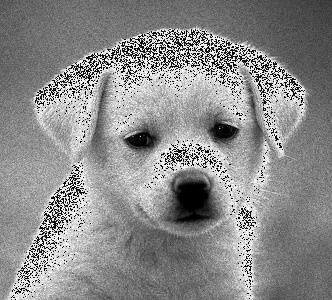
#> input picture images/speckle_noise.jpg, 332 x 300 px
$ python get_errors.py
#> lines starting #> are read from the running program, lines starting #| are printed output that depends on the picture; long printed decimals are rounded
### denoise_images.py
import numpy as np
import pywt
import cv2

def madev(d, axis=None):
    """ Mean absolute deviation of a signal """
    return np.mean(np.absolute(d - np.mean(d, axis)), axis)

def wavelet_denoising(image, wavelet='db4', level=5):
    coeffs = pywt.wavedec2(image, wavelet, mode='per', level=level)
    sigma = (1/0.6745) * madev(coeffs[-1][0])
    uthresh = sigma * np.sqrt(2 * np.log(image.size))

    # sigma = (1/0.6745) * madev(coeffs[-1][-1])  # Use the detail coefficients for estimation
    # uthresh = sigma * np.sqrt(2 * np.log(np.product(image.shape)))

    new_coeffs = [coeffs[0]] + [tuple(pywt.threshold(detail, value=uthresh, mode='hard') for detail in level) for level in coeffs[1:]]
    denoised_image = pywt.waverec2(new_coeffs, wavelet, mode='per')
    return denoised_image #np.clip(denoised_image, 0, 255).astype('uint8')

def gaussian_denoise(image, kernel_size=5, sigma=1.5):
    # Apply Gaussian blur to the image
    denoised_image = cv2.GaussianBlur(image, (kernel_size, kernel_size), sigma)
    return denoised_image

noisy_image = cv2.imread('images/speckle_noise.jpg', cv2.IMREAD_GRAYSCALE)
#> noisy_image is the input picture: shape (300, 332); min 0, max 255, mean 139
denoised_image_wavelet = wavelet_denoising(noisy_image)
#> in wavelet_denoising, `coeffs = pywt.wavedec2(image, wavelet, mode='per', level=level)`: coeffs = 6 items
#> in wavelet_denoising, `sigma = (1/0.6745) * madev(coeffs[-1][0])`: sigma = 38.08
#> in wavelet_denoising, `uthresh = sigma * np.sqrt(2 * np.log(image.size))`: uthresh = 182.7
#> in wavelet_denoising, `new_coeffs = [coeffs[0]] + [tuple(pywt.threshold(detail, value=uthresh..`: new_coeffs = 6 items
cv2.imwrite('denoised_images/speckle_noise_wavelet_denoise.jpg', denoised_image_wavelet)
denoised_image_gaussian = gaussian_denoise(noisy_image)
cv2.imwrite('denoised_images/speckle_noise_gaussian_denoise.jpg', denoised_image_gaussian)

noisy_image = cv2.imread('images/gaussian_noise.jpg', cv2.IMREAD_GRAYSCALE)
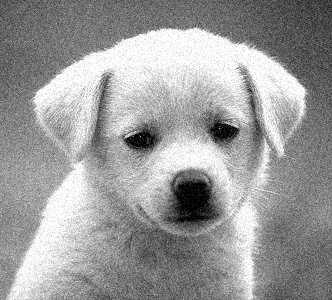
#> input picture images/gaussian_noise.jpg, 332 x 300 px
#> noisy_image is the input picture: shape (300, 332); min 0, max 255, mean 154.7
denoised_image_wavelet = wavelet_denoising(noisy_image)
cv2.imwrite('denoised_images/gaussian_noise_wavelet_denoise.jpg', denoised_image_wavelet)
denoised_image_gaussian = gaussian_denoise(noisy_image)
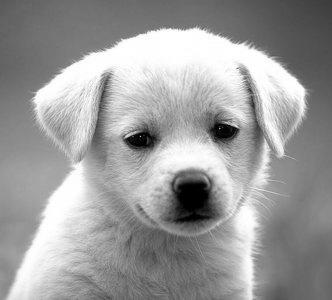
#> input picture images/original.jpg, 332 x 300 px
#> in calculate_metrics_for_denoised_images, original_image is the input picture: shape (300, 332); min 0, max 255, mean 155.7
cv2.imwrite('denoised_images/gaussian_noise_gaussian_denoise.jpg', denoised_image_gaussian)

### denoise_pm.py
import numpy as np

def F1(dt, K):
    return np.exp(-1 * (np.power(dt, 2)) / (np.power(K, 2)))

def F2(dt, K):
    func = 1 / (1 + ((dt/K)**2))
    return func

def anisodiff_f1(img, steps, K, del_t=0.25):
#> called with steps = 100, K = 0.1, del_t = 0.25
    upgrade_img = np.zeros(img.shape, dtype=img.dtype)
    for t in range(steps):
        dn = img[:-2, 1:-1] - img[1:-1, 1:-1]
        ds = img[2:, 1:-1] - img[1:-1, 1:-1]
        de = img[1:-1, 2:] - img[1:-1, 1:-1]
        dw = img[1:-1, :-2] - img[1:-1, 1:-1]
        upgrade_img[1:-1, 1:-1] = img[1:-1, 1:-1] + del_t * (
            F1(dn, K) * dn + F1(ds, K) * ds + F1(de, K) * de + F1(dw, K) * dw)
        img = upgrade_img
    return img

def anisodiff_f2(img, steps, K, del_t=0.25):
#> called with steps = 50, K = 4, del_t = 0.25
    upgrade_img = np.zeros(img.shape, dtype=img.dtype)
    for t in range(steps):
        dn = img[:-2, 1:-1] - img[1:-1, 1:-1]
        ds = img[2:, 1:-1] - img[1:-1, 1:-1]
        de = img[1:-1, 2:] - img[1:-1, 1:-1]
        dw = img[1:-1, :-2] - img[1:-1, 1:-1]
        upgrade_img[1:-1, 1:-1] = img[1:-1, 1:-1] + del_t * (
            F2(dn, K) * dn + F2(ds, K) * ds + F2(de, K) * de + F2(dw, K) * dw)
        img = upgrade_img
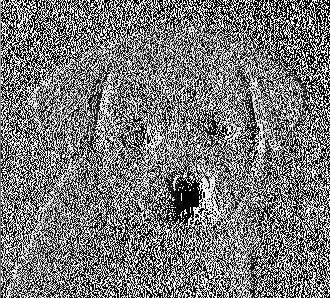
#> dw: shape (298, 330); min 0, max 255, mean 119.7
    return img

### get_errors.py
import numpy as np
import cv2
import os
from denoise_images import wavelet_denoising, gaussian_denoise
from denoise_pm import anisodiff_f1, anisodiff_f2

def psnr(target, ref):
    mse = np.mean((target - ref) ** 2)
#> mse = 78.38
    if mse == 0:
        return float('inf')
    PIXEL_MAX = 255
    return 20 * np.log10(PIXEL_MAX / np.sqrt(mse))

def mse(target, ref):
    return np.mean((target - ref) ** 2)

def calculate_metrics_for_denoised_images(noisy_image_path, original_image_path, Kf1=0.1, stepsf1=100, Kf2=4, stepsf2=50, wavelet='db4', wavelet_level=5, kernel_size=9, sigma=0.1):
    noisy_image = cv2.imread(noisy_image_path, cv2.IMREAD_GRAYSCALE)
    original_image = cv2.imread(original_image_path, cv2.IMREAD_GRAYSCALE)

    # Apply Perona-Malik anisotropic diffusion
    denoised_image_pmf1 = anisodiff_f1(noisy_image, stepsf1, Kf1)
    denoised_image_pmf2 = anisodiff_f2(noisy_image, stepsf2, Kf2)
    psnr_pmf1 = psnr(original_image, denoised_image_pmf1)
#> psnr_pmf1 = 29.19
    mse_pmf1 = mse(original_image, denoised_image_pmf1)
#> mse_pmf1 = 78.38
    psnr_pmf2 = psnr(original_image, denoised_image_pmf2)
#> psnr_pmf2 = 29.46
    mse_pmf2 = psnr(original_image, denoised_image_pmf2)
#> mse_pmf2 = 29.46

    # Apply wavelet denoising
    denoised_image_wavelet = wavelet_denoising(noisy_image, wavelet, wavelet_level)
    psnr_wavelet = psnr(original_image, denoised_image_wavelet)
#> psnr_wavelet = 14.66
    mse_wavelet = mse(original_image, denoised_image_wavelet)
#> mse_wavelet = 2222.8

    # Apply Gaussian denoising
    denoised_image_gaussian = gaussian_denoise(noisy_image, kernel_size, sigma)
    psnr_gaussian = psnr(original_image, denoised_image_gaussian)
#> psnr_gaussian = 29.35
    mse_gaussian = mse(original_image, denoised_image_gaussian)
#> mse_gaussian = 75.61

    # Extract the base name for the noisy image to construct the denoised filenames
    base_noisy_image_name = os.path.splitext(os.path.basename(noisy_image_path))[0]

    # Save the denoised images with the respective method name appended
    denoised_image_pmf1_path = f'denoised_images/{base_noisy_image_name}_pm_f1.jpg'
    denoised_image_pmf2_path = f'denoised_images/{base_noisy_image_name}_pm_f2.jpg'
    denoised_image_wavelet_path = f'denoised_images/{base_noisy_image_name}_wavelet.jpg'
    denoised_image_gaussian_path = f'denoised_images/{base_noisy_image_name}_gaussian.jpg'

    cv2.imwrite(denoised_image_pmf1_path, denoised_image_pmf1)
    cv2.imwrite(denoised_image_pmf2_path, denoised_image_pmf2)
    cv2.imwrite(denoised_image_wavelet_path, denoised_image_wavelet)
    cv2.imwrite(denoised_image_gaussian_path, denoised_image_gaussian)

    # Return metrics
    return {
        'psnr_pmf1': psnr_pmf1,
        'psnr_pmf2': psnr_pmf2,
        'psnr_wavelet': psnr_wavelet,
        'psnr_gaussian': psnr_gaussian,
        'mse_pmf1': mse_pmf1,
        'mse_pmf2': mse_pmf2,
        'mse_wavelet': mse_wavelet,
        'mse_gaussian': mse_gaussian
    }

if __name__ == '__main__':
    # Example usage:
    results_speckle = calculate_metrics_for_denoised_images('images/speckle_noise.jpg', 'images/original.jpg')
#> results_speckle = {'psnr_pmf1': 29.19, 'psnr_pmf2': 29.46, 'psnr_wavelet': 14.66, 'psnr_gaussian': 29.35, 'mse_pmf1': 78.38, 'mse_pmf2': 29.46, 'mse_wavelet': 2222.8, 'mse_gaussian': 75.61}
    results_gaussian = calculate_metrics_for_denoised_images('images/gaussian_noise.jpg', 'images/original.jpg')
#> call 2 of anisodiff_f2, with steps = 50, K = 4, del_t = 0.25
#> after the loop in anisodiff_f2 (call 2), `for t in range(steps):`:
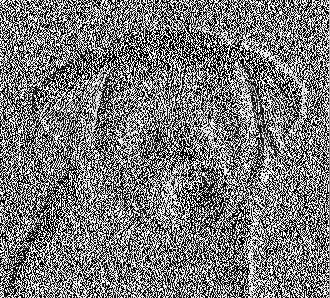
#> de: shape (298, 330); min 0, max 255, mean 121.1
#> after the loop in anisodiff_f2 (call 2), `for t in range(steps):`:
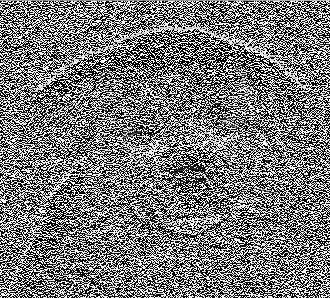
#> dn: shape (298, 330); min 0, max 255, mean 120.8
#> after the loop in anisodiff_f2 (call 2), `for t in range(steps):`:
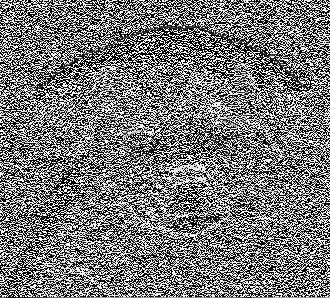
#> ds: shape (298, 330); min 0, max 255, mean 120.4
#> after the loop in anisodiff_f2 (call 2), `for t in range(steps):`:
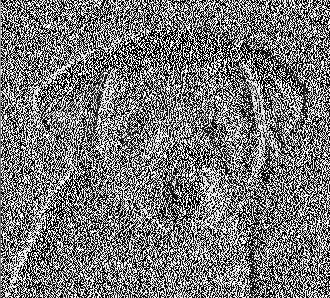
#> dw: shape (298, 330); min 0, max 255, mean 119.8
#> results_gaussian = {'psnr_pmf1': 29.11, 'psnr_pmf2': 29.41, 'psnr_wavelet': 27.8, 'psnr_gaussian': 29.3, 'mse_pmf1': 79.76, 'mse_pmf2': 29.41, 'mse_wavelet': 107.8, 'mse_gaussian': 76.32}

    print("Results for speckle noise:")
    print(results_speckle)
#| {'psnr_pmf1': 29.189, 'psnr_pmf2': 29.463, 'psnr_wavelet': 14.662, 'psnr_gaussian': 29.345, 'mse_pmf1': 78.376, 'mse_pmf2': 29.463, 'mse_wavelet': 2222.813, 'mse_gaussian': 75.606}
    print("Results for Gaussian noise:")
    print(results_gaussian)
#| {'psnr_pmf1': 29.113, 'psnr_pmf2': 29.412, 'psnr_wavelet': 27.805, 'psnr_gaussian': 29.305, 'mse_pmf1': 79.755, 'mse_pmf2': 29.412, 'mse_wavelet': 107.792, 'mse_gaussian': 76.316}
